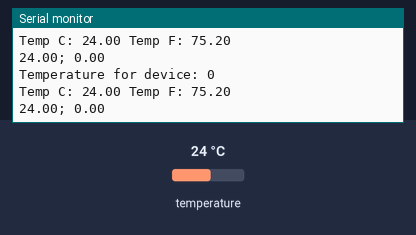
This sketch was run on a simulated ESP8266 (NodeMCU). Parts: the last lines printed to the serial monitor. The test bench sets the inputs (shaded band); at power-on: temperature 24 °C.

Above: at 2.8 s.
2.9 s: temperature set to 12 °C
At 3.7 s:
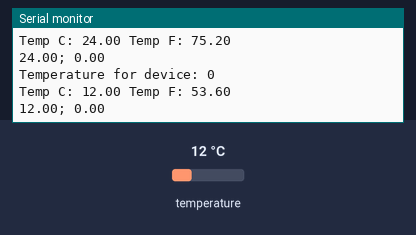
4.7 s: temperature set to 19 °C
At 6.4 s:
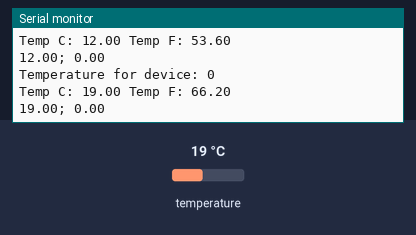
Timing chart, 0 to 7.9 s (numbered marks = the images above; inputs shaded):
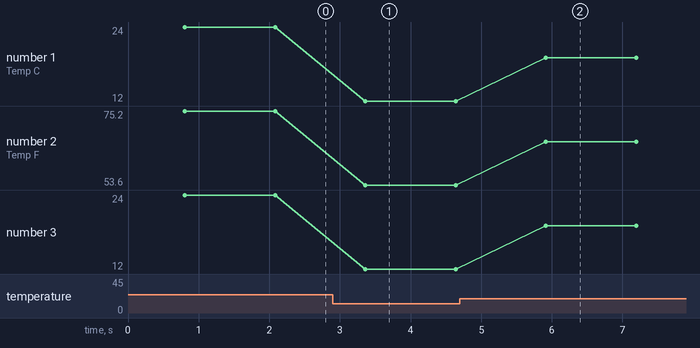

The sketch:

ds18b20_multi_test.ino
```cpp
#include <OneWire.h>
#include <DallasTemperature.h>

// GPIO where the DS18B20 is connected to
const int oneWireBus = D5;

// Setup a oneWire instance to communicate with any OneWire devices
OneWire oneWire(oneWireBus);

// Pass our oneWire reference to Dallas Temperature sensor
DallasTemperature sensors(&oneWire);

// Number of temperature devices found
int numberOfDevices;
float tempvec[2];
// We'll use this variable to store a found device address
DeviceAddress tempDeviceAddress;

void setup() {
  // Start the Serial Monitor
  Serial.begin(115200);
  // Start the DS18B20 sensor
  sensors.begin();
  // Grab a count of devices on the wire
  numberOfDevices = sensors.getDeviceCount();

  // locate devices on the bus
  Serial.print("Locating devices...");
  Serial.print("Found ");
  Serial.print(numberOfDevices, DEC);
  Serial.println(" devices.");

  // Loop through each device, print out address
  for (int i = 0; i < numberOfDevices; i++) {
    // Search the wire for address
    if (sensors.getAddress(tempDeviceAddress, i)) {
      Serial.print("Found device ");
      Serial.print(i, DEC);
      Serial.print(" with address: ");
      printAddress(tempDeviceAddress);
      Serial.println();
    } else {
      Serial.print("Found ghost device at ");
      Serial.print(i, DEC);
      Serial.print(" but could not detect address. Check power and cabling");
    }
  }
}

void loop() {
  sensors.requestTemperatures(); // Send the command to get temperatures

  // Loop through each device, print out temperature data
  for (int i = 0; i < numberOfDevices; i++) {
    // Search the wire for address
    if (sensors.getAddress(tempDeviceAddress, i)) {
      // Output the device ID
      Serial.print("Temperature for device: ");
      Serial.println(i, DEC);
      // Print the data
      float tempC = sensors.getTempC(tempDeviceAddress);
      Serial.print("Temp C: ");
      Serial.print(tempC);
      Serial.print(" Temp F: ");
      Serial.println(DallasTemperature::toFahrenheit(tempC)); // Converts tempC to Fahrenheit
      tempvec[i] = tempC;
    }
    Serial.print(tempvec[0]);
    Serial.print("; ");
    Serial.println(tempvec[1]);
  }

  delay(500);
}
//void loop() {
//  sensors.requestTemperatures();
//  float temperatureC = sensors.getTempCByIndex(0);
//  Serial.print(temperatureC);
//  Serial.println("ºC");
//  delay(2500);
//}
void printAddress(DeviceAddress deviceAddress) {
  for (uint8_t i = 0; i < 8; i++) {
    if (deviceAddress[i] < 16) Serial.print("0");
    Serial.print(deviceAddress[i], HEX);
  }
}
```

Measured:
- after the input at 2.9 s, the serial monitor: prints a new line after 0.46 s (image 1)
- after the input at 4.7 s, the serial monitor: prints a new line after 1.2 s (image 2)
- plotted number 1: 24 → 12 after the input at 2.9 s, 12 → 19 after the input at 4.7 s
- plotted number 2: 75.2 → 53.6 after the input at 2.9 s, 53.6 → 66.2 after the input at 4.7 s
- plotted number 3: 24 → 12 after the input at 2.9 s, 12 → 19 after the input at 4.7 s
